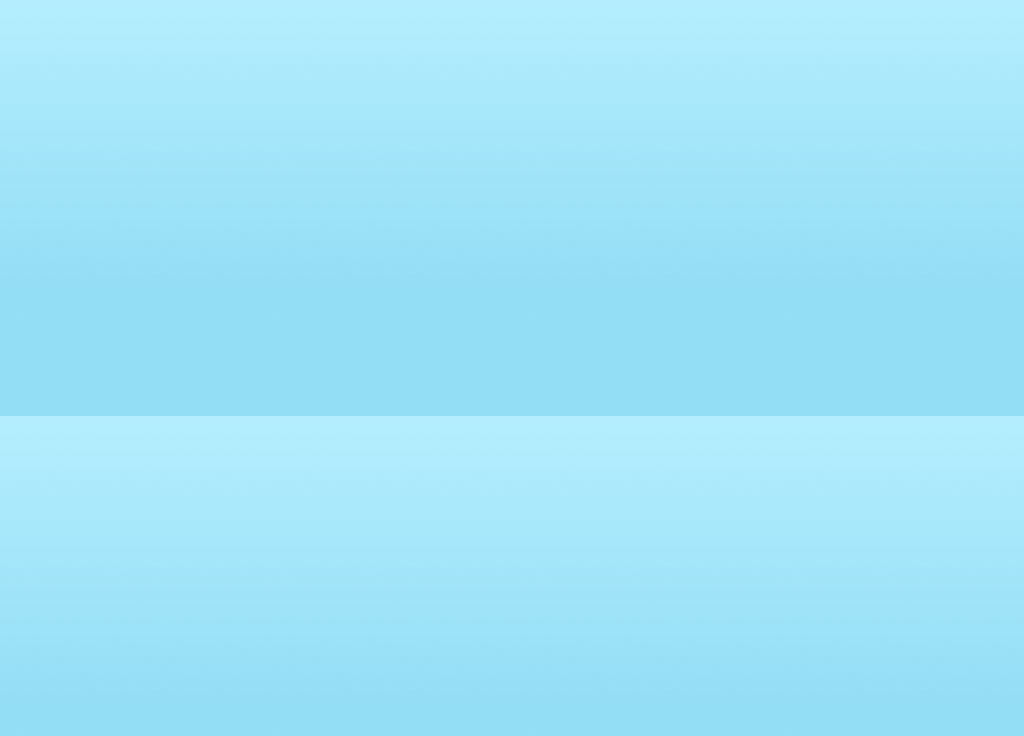

Rendered tile map (Tiled .tmx) drawn with the repository's tilesets; below, a short description and the full map source, tile grids included:
An orthogonal 32x23 tile map with 32x32 px tiles, 1 tile layer (base layer).

<map version="1.10" tiledversion="1.10.2" orientation="orthogonal" renderorder="right-down" width="32" height="23" tilewidth="32" tileheight="32" infinite="0" nextlayerid="2" nextobjectid="1">
 <tileset firstgid="1" name="background" tilewidth="32" tileheight="32" tilecount="312" columns="24">
  <image source="../background.png" width="768" height="438" />
 </tileset>
 <layer id="1" name="base layer" width="32" height="23">
  <data encoding="csv">
1,2,3,4,5,6,7,8,9,10,11,12,13,14,15,16,17,18,19,20,21,22,23,24,1,2,3,4,5,6,7,8,
25,26,27,28,29,30,31,32,33,34,35,36,37,38,39,40,41,42,43,44,45,46,47,48,25,26,27,28,29,30,31,32,
49,50,51,52,53,54,55,56,57,58,59,60,61,62,63,64,65,66,67,68,69,70,71,72,49,50,51,52,53,54,55,56,
73,74,75,76,77,78,79,80,81,82,83,84,85,86,87,88,89,90,91,92,93,94,95,96,73,74,75,76,77,78,79,80,
97,98,99,100,101,102,103,104,105,106,107,108,109,110,111,112,113,114,115,116,117,118,119,120,97,98,99,100,101,102,103,104,
121,122,123,124,125,126,127,128,129,130,131,132,133,134,135,136,137,138,139,140,141,142,143,144,121,122,123,124,125,126,127,128,
145,146,147,148,149,150,151,152,153,154,155,156,157,158,159,160,161,162,163,164,165,166,167,168,145,146,147,148,149,150,151,152,
169,170,171,172,173,174,175,176,177,178,179,180,181,182,183,184,185,186,187,188,189,190,191,192,169,170,171,172,173,174,175,176,
193,194,195,196,197,198,199,200,201,202,203,204,205,206,207,208,209,210,211,212,213,214,215,216,193,194,195,196,197,198,199,200,
217,218,219,220,221,222,223,224,225,226,227,228,229,230,231,232,233,234,235,236,237,238,239,240,217,218,219,220,221,222,223,224,
241,242,243,244,245,246,247,248,249,250,251,252,253,254,255,256,257,258,259,260,261,262,263,264,241,242,243,244,245,246,247,248,
265,266,267,268,269,270,271,272,273,274,275,276,277,278,279,280,281,282,283,284,285,286,287,288,265,266,267,268,269,270,271,272,
289,290,291,292,293,294,295,296,297,298,299,300,301,302,303,304,305,306,307,308,309,310,311,312,289,290,291,292,293,294,295,296,
1,2,3,4,5,6,7,8,9,10,11,12,13,14,15,16,17,18,19,20,21,22,23,24,1,2,3,4,5,6,7,8,
25,26,27,28,29,30,31,32,33,34,35,36,37,38,39,40,41,42,43,44,45,46,47,48,25,26,27,28,29,30,31,32,
49,50,51,52,53,54,55,56,57,58,59,60,61,62,63,64,65,66,67,68,69,70,71,72,49,50,51,52,53,54,55,56,
73,74,75,76,77,78,79,80,81,82,83,84,85,86,87,88,89,90,91,92,93,94,95,96,73,74,75,76,77,78,79,80,
97,98,99,100,101,102,103,104,105,106,107,108,109,110,111,112,113,114,115,116,117,118,119,120,97,98,99,100,101,102,103,104,
121,122,123,124,125,126,127,128,129,130,131,132,133,134,135,136,137,138,139,140,141,142,143,144,121,122,123,124,125,126,127,128,
145,146,147,148,149,150,151,152,153,154,155,156,157,158,159,160,161,162,163,164,165,166,167,168,145,146,147,148,149,150,151,152,
169,170,171,172,173,174,175,176,177,178,179,180,181,182,183,184,185,186,187,188,189,190,191,192,169,170,171,172,173,174,175,176,
193,194,195,196,197,198,199,200,201,202,203,204,205,206,207,208,209,210,211,212,213,214,215,216,193,194,195,196,197,198,199,200,
217,218,219,220,221,222,223,224,225,226,227,228,229,230,231,232,233,234,235,236,237,238,239,240,217,218,219,220,221,222,223,224
</data>
 </layer>
</map>